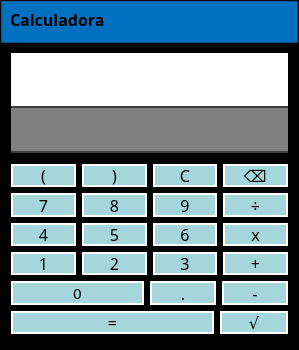
<?xml version="1.0" encoding="UTF-8"?>
<ui version="4.0">
 <class>Calculadora</class>
 <widget class="QMainWindow" name="Calculadora">
  <property name="geometry">
   <rect>
    <x>0</x>
    <y>0</y>
    <width>289</width>
    <height>350</height>
   </rect>
  </property>
  <property name="maximumSize">
   <size>
    <width>289</width>
    <height>350</height>
   </size>
  </property>
  <property name="windowTitle">
   <string>MainWindow</string>
  </property>
  <widget class="QWidget" name="centralwidget">
   <layout class="QVBoxLayout" name="verticalLayout">
    <property name="spacing">
     <number>0</number>
    </property>
    <property name="leftMargin">
     <number>0</number>
    </property>
    <property name="topMargin">
     <number>0</number>
    </property>
    <property name="rightMargin">
     <number>0</number>
    </property>
    <property name="bottomMargin">
     <number>0</number>
    </property>
    <item>
     <widget class="QFrame" name="frame">
      <property name="styleSheet">
       <string notr="true">background-color: rgb(0, 0, 0);</string>
      </property>
      <property name="frameShape">
       <enum>QFrame::StyledPanel</enum>
      </property>
      <property name="frameShadow">
       <enum>QFrame::Raised</enum>
      </property>
      <layout class="QVBoxLayout" name="verticalLayout_2" stretch="1,10">
       <property name="spacing">
        <number>0</number>
       </property>
       <property name="leftMargin">
        <number>0</number>
       </property>
       <property name="topMargin">
        <number>0</number>
       </property>
       <property name="rightMargin">
        <number>0</number>
       </property>
       <property name="bottomMargin">
        <number>0</number>
       </property>
       <item>
        <widget class="QFrame" name="FrameSuperior">
         <property name="minimumSize">
          <size>
           <width>0</width>
           <height>42</height>
          </size>
         </property>
         <property name="styleSheet">
          <string notr="true">QFrame{
background-color:#0070C0;
}

QPushButton{
background-color:#000000ff;
border-radius:20px;
}

QPushButton:hover{
background-color:orange;
border-radius:20px;
}</string>
         </property>
         <property name="frameShape">
          <enum>QFrame::StyledPanel</enum>
         </property>
         <property name="frameShadow">
          <enum>QFrame::Raised</enum>
         </property>
         <layout class="QHBoxLayout" name="horizontalLayout">
          <property name="spacing">
           <number>6</number>
          </property>
          <property name="leftMargin">
           <number>8</number>
          </property>
          <property name="topMargin">
           <number>3</number>
          </property>
          <property name="rightMargin">
           <number>8</number>
          </property>
          <property name="bottomMargin">
           <number>8</number>
          </property>
          <item>
           <widget class="QLabel" name="DESINGLASS">
            <property name="font">
             <font>
              <family>Goudy Old Style</family>
              <pointsize>12</pointsize>
              <weight>75</weight>
              <bold>true</bold>
             </font>
            </property>
            <property name="text">
             <string>Calculadora</string>
            </property>
           </widget>
          </item>
          <item>
           <spacer name="ESP1">
            <property name="orientation">
             <enum>Qt::Horizontal</enum>
            </property>
            <property name="sizeHint" stdset="0">
             <size>
              <width>646</width>
              <height>17</height>
             </size>
            </property>
           </spacer>
          </item>
          <item>
           <widget class="QPushButton" name="BTMin">
            <property name="minimumSize">
             <size>
              <width>40</width>
              <height>40</height>
             </size>
            </property>
            <property name="text">
             <string/>
            </property>
            <property name="icon">
             <iconset>
              <normaloff>Minimizar.svg</normaloff>Minimizar.svg</iconset>
            </property>
            <property name="iconSize">
             <size>
              <width>28</width>
              <height>28</height>
             </size>
            </property>
           </widget>
          </item>
          <item>
           <widget class="QPushButton" name="BTMax2">
            <property name="minimumSize">
             <size>
              <width>40</width>
              <height>40</height>
             </size>
            </property>
            <property name="text">
             <string/>
            </property>
            <property name="icon">
             <iconset>
              <normaloff>Maximizar.svg</normaloff>Maximizar.svg</iconset>
            </property>
            <property name="iconSize">
             <size>
              <width>18</width>
              <height>18</height>
             </size>
            </property>
           </widget>
          </item>
          <item>
           <widget class="QPushButton" name="BTMax">
            <property name="minimumSize">
             <size>
              <width>40</width>
              <height>40</height>
             </size>
            </property>
            <property name="text">
             <string/>
            </property>
            <property name="icon">
             <iconset>
              <normaloff>Maximizar.svg</normaloff>Maximizar.svg</iconset>
            </property>
            <property name="iconSize">
             <size>
              <width>18</width>
              <height>18</height>
             </size>
            </property>
           </widget>
          </item>
          <item>
           <widget class="QPushButton" name="BTCerar">
            <property name="minimumSize">
             <size>
              <width>40</width>
              <height>40</height>
             </size>
            </property>
            <property name="text">
             <string/>
            </property>
            <property name="icon">
             <iconset>
              <normaloff>Cerrar.svg</normaloff>Cerrar.svg</iconset>
            </property>
            <property name="iconSize">
             <size>
              <width>28</width>
              <height>28</height>
             </size>
            </property>
           </widget>
          </item>
         </layout>
        </widget>
       </item>
       <item>
        <widget class="QFrame" name="FrameContenido">
         <property name="styleSheet">
          <string notr="true">QFrame{
background-color:#000000ff;
}

QLabel{
background-color:#000000ff;
color:White;
border:0px solid #14C8DC;
}

QLineEdit{
background-color:White;
border:0px;
color:Black;
border-bottom:2px solid rgb(61,61,61);
font: 75 12pt &quot;Times New Roman&quot;;
}

QPushButton{
background-color:#A4D6DC;
border-radius:20px;
color:Black;
}

QPushButton:hover{
background-color:#DCD8A4;
border-radius:20px;
color:Black;
}

QComboBox{
background-color:White;
border:0px;
color:Black;
border-bottom:2px solid rgb(61,61,61);
font: 75 12pt &quot;Times New Roman&quot;;
}

QTableWidget{
	background-color:rgb(255,255,255);
	color:rgb(0,0,0);
	gridline-color:rgb(61,61,61);
	font-size:12pt;
	color:#000000;
}

QHeaderView::section{
background-color:#A4D6DC;
border:1px solid rgb(0,0,0);
font-size:12pt;
}

QTableWidgetQTableCornerButton::section{
background-color:rgb(0,0,0);
border:1px solid rgb(0,206,151);
}

QTabWidget{
background-color: rgb(129, 129, 129);
}



</string>
         </property>
         <property name="frameShape">
          <enum>QFrame::StyledPanel</enum>
         </property>
         <property name="frameShadow">
          <enum>QFrame::Raised</enum>
         </property>
         <layout class="QHBoxLayout" name="horizontalLayout_8">
          <item>
           <layout class="QVBoxLayout" name="verticalLayout_5" stretch="1,5">
            <item>
             <layout class="QVBoxLayout" name="verticalLayout_3" stretch="0,0">
              <property name="spacing">
               <number>0</number>
              </property>
              <item>
               <widget class="QLineEdit" name="Resultado">
                <property name="minimumSize">
                 <size>
                  <width>0</width>
                  <height>55</height>
                 </size>
                </property>
                <property name="styleSheet">
                 <string notr="true">QLineEdit{
background-color:White;
border:0px;
color:Black;
border-bottom:2px solid rgb(61,61,61);
font: 75 16pt &quot;Times New Roman&quot;;
text-align: right;
}</string>
                </property>
                <property name="text">
                 <string/>
                </property>
                <property name="alignment">
                 <set>Qt::AlignRight|Qt::AlignTrailing|Qt::AlignVCenter</set>
                </property>
               </widget>
              </item>
              <item>
               <widget class="QLineEdit" name="Edicion">
                <property name="minimumSize">
                 <size>
                  <width>0</width>
                  <height>45</height>
                 </size>
                </property>
                <property name="styleSheet">
                 <string notr="true">QLineEdit{
background-color:Gray;
border:0px;
color:White;
border-bottom:2px solid rgb(61,61,61);
font: 75 14pt &quot;Times New Roman&quot;;
text-align: right;
}</string>
                </property>
                <property name="text">
                 <string/>
                </property>
                <property name="alignment">
                 <set>Qt::AlignRight|Qt::AlignTrailing|Qt::AlignVCenter</set>
                </property>
               </widget>
              </item>
             </layout>
            </item>
            <item>
             <layout class="QVBoxLayout" name="verticalLayout_4" stretch="1,5,5,5,5,5,5,1">
              <item>
               <spacer name="verticalSpacer">
                <property name="orientation">
                 <enum>Qt::Vertical</enum>
                </property>
                <property name="sizeHint" stdset="0">
                 <size>
                  <width>13</width>
                  <height>13</height>
                 </size>
                </property>
               </spacer>
              </item>
              <item>
               <layout class="QHBoxLayout" name="horizontalLayout_7">
                <item>
                 <widget class="QPushButton" name="BTPar1">
                  <property name="sizePolicy">
                   <sizepolicy hsizetype="MinimumExpanding" vsizetype="Expanding">
                    <horstretch>0</horstretch>
                    <verstretch>0</verstretch>
                   </sizepolicy>
                  </property>
                  <property name="minimumSize">
                   <size>
                    <width>50</width>
                    <height>20</height>
                   </size>
                  </property>
                  <property name="maximumSize">
                   <size>
                    <width>16777215</width>
                    <height>100</height>
                   </size>
                  </property>
                  <property name="font">
                   <font>
                    <family>Goudy Old Style</family>
                    <pointsize>12</pointsize>
                   </font>
                  </property>
                  <property name="styleSheet">
                   <string notr="true">QPushButton{
border:2px solid rgb(255,255,255);
}

QPushButton:hover{
border:2px solid rgb(255,255,255);
}</string>
                  </property>
                  <property name="text">
                   <string>(</string>
                  </property>
                  <property name="autoRepeatDelay">
                   <number>500</number>
                  </property>
                  <property name="autoRepeatInterval">
                   <number>500</number>
                  </property>
                  <property name="autoDefault">
                   <bool>false</bool>
                  </property>
                 </widget>
                </item>
                <item>
                 <widget class="QPushButton" name="BTPar2">
                  <property name="sizePolicy">
                   <sizepolicy hsizetype="MinimumExpanding" vsizetype="Expanding">
                    <horstretch>0</horstretch>
                    <verstretch>0</verstretch>
                   </sizepolicy>
                  </property>
                  <property name="minimumSize">
                   <size>
                    <width>50</width>
                    <height>20</height>
                   </size>
                  </property>
                  <property name="maximumSize">
                   <size>
                    <width>16777215</width>
                    <height>100</height>
                   </size>
                  </property>
                  <property name="font">
                   <font>
                    <family>Goudy Old Style</family>
                    <pointsize>12</pointsize>
                   </font>
                  </property>
                  <property name="styleSheet">
                   <string notr="true">QPushButton{
border:2px solid rgb(255,255,255);
}

QPushButton:hover{
border:2px solid rgb(255,255,255);
}</string>
                  </property>
                  <property name="text">
                   <string>)</string>
                  </property>
                  <property name="autoRepeatDelay">
                   <number>500</number>
                  </property>
                  <property name="autoRepeatInterval">
                   <number>500</number>
                  </property>
                 </widget>
                </item>
                <item>
                 <widget class="QPushButton" name="BTC">
                  <property name="sizePolicy">
                   <sizepolicy hsizetype="MinimumExpanding" vsizetype="Expanding">
                    <horstretch>0</horstretch>
                    <verstretch>0</verstretch>
                   </sizepolicy>
                  </property>
                  <property name="minimumSize">
                   <size>
                    <width>50</width>
                    <height>20</height>
                   </size>
                  </property>
                  <property name="maximumSize">
                   <size>
                    <width>16777215</width>
                    <height>100</height>
                   </size>
                  </property>
                  <property name="font">
                   <font>
                    <family>Goudy Old Style</family>
                    <pointsize>12</pointsize>
                   </font>
                  </property>
                  <property name="styleSheet">
                   <string notr="true">QPushButton{
border:2px solid rgb(255,255,255);
}

QPushButton:hover{
border:2px solid rgb(255,255,255);
}</string>
                  </property>
                  <property name="text">
                   <string>C</string>
                  </property>
                  <property name="autoRepeatDelay">
                   <number>500</number>
                  </property>
                  <property name="autoRepeatInterval">
                   <number>500</number>
                  </property>
                 </widget>
                </item>
                <item>
                 <widget class="QPushButton" name="BTDelete">
                  <property name="sizePolicy">
                   <sizepolicy hsizetype="MinimumExpanding" vsizetype="Expanding">
                    <horstretch>0</horstretch>
                    <verstretch>0</verstretch>
                   </sizepolicy>
                  </property>
                  <property name="minimumSize">
                   <size>
                    <width>50</width>
                    <height>20</height>
                   </size>
                  </property>
                  <property name="maximumSize">
                   <size>
                    <width>16777215</width>
                    <height>100</height>
                   </size>
                  </property>
                  <property name="font">
                   <font>
                    <family>Goudy Old Style</family>
                    <pointsize>12</pointsize>
                   </font>
                  </property>
                  <property name="styleSheet">
                   <string notr="true">QPushButton{
border:2px solid rgb(255,255,255);
}

QPushButton:hover{
border:2px solid rgb(255,255,255);
}</string>
                  </property>
                  <property name="text">
                   <string>⌫</string>
                  </property>
                  <property name="autoRepeatDelay">
                   <number>500</number>
                  </property>
                  <property name="autoRepeatInterval">
                   <number>500</number>
                  </property>
                 </widget>
                </item>
               </layout>
              </item>
              <item>
               <layout class="QHBoxLayout" name="horizontalLayout_6">
                <item>
                 <widget class="QPushButton" name="BT7">
                  <property name="sizePolicy">
                   <sizepolicy hsizetype="MinimumExpanding" vsizetype="Expanding">
                    <horstretch>0</horstretch>
                    <verstretch>0</verstretch>
                   </sizepolicy>
                  </property>
                  <property name="minimumSize">
                   <size>
                    <width>50</width>
                    <height>20</height>
                   </size>
                  </property>
                  <property name="maximumSize">
                   <size>
                    <width>16777215</width>
                    <height>100</height>
                   </size>
                  </property>
                  <property name="font">
                   <font>
                    <family>Goudy Old Style</family>
                    <pointsize>12</pointsize>
                   </font>
                  </property>
                  <property name="styleSheet">
                   <string notr="true">QPushButton{
border:2px solid rgb(255,255,255);
}

QPushButton:hover{
border:2px solid rgb(255,255,255);
}</string>
                  </property>
                  <property name="text">
                   <string>7</string>
                  </property>
                 </widget>
                </item>
                <item>
                 <widget class="QPushButton" name="BT8">
                  <property name="sizePolicy">
                   <sizepolicy hsizetype="MinimumExpanding" vsizetype="Expanding">
                    <horstretch>0</horstretch>
                    <verstretch>0</verstretch>
                   </sizepolicy>
                  </property>
                  <property name="minimumSize">
                   <size>
                    <width>50</width>
                    <height>20</height>
                   </size>
                  </property>
                  <property name="maximumSize">
                   <size>
                    <width>16777215</width>
                    <height>100</height>
                   </size>
                  </property>
                  <property name="font">
                   <font>
                    <family>Goudy Old Style</family>
                    <pointsize>12</pointsize>
                   </font>
                  </property>
                  <property name="styleSheet">
                   <string notr="true">QPushButton{
border:2px solid rgb(255,255,255);
}

QPushButton:hover{
border:2px solid rgb(255,255,255);
}</string>
                  </property>
                  <property name="text">
                   <string>8</string>
                  </property>
                 </widget>
                </item>
                <item>
                 <widget class="QPushButton" name="BT9">
                  <property name="sizePolicy">
                   <sizepolicy hsizetype="MinimumExpanding" vsizetype="Expanding">
                    <horstretch>0</horstretch>
                    <verstretch>0</verstretch>
                   </sizepolicy>
                  </property>
                  <property name="minimumSize">
                   <size>
                    <width>50</width>
                    <height>20</height>
                   </size>
                  </property>
                  <property name="maximumSize">
                   <size>
                    <width>16777215</width>
                    <height>100</height>
                   </size>
                  </property>
                  <property name="font">
                   <font>
                    <family>Goudy Old Style</family>
                    <pointsize>12</pointsize>
                   </font>
                  </property>
                  <property name="styleSheet">
                   <string notr="true">QPushButton{
border:2px solid rgb(255,255,255);
}

QPushButton:hover{
border:2px solid rgb(255,255,255);
}</string>
                  </property>
                  <property name="text">
                   <string>9</string>
                  </property>
                 </widget>
                </item>
                <item>
                 <widget class="QPushButton" name="BTDiv">
                  <property name="sizePolicy">
                   <sizepolicy hsizetype="MinimumExpanding" vsizetype="Expanding">
                    <horstretch>0</horstretch>
                    <verstretch>0</verstretch>
                   </sizepolicy>
                  </property>
                  <property name="minimumSize">
                   <size>
                    <width>50</width>
                    <height>20</height>
                   </size>
                  </property>
                  <property name="maximumSize">
                   <size>
                    <width>16777215</width>
                    <height>100</height>
                   </size>
                  </property>
                  <property name="font">
                   <font>
                    <family>Goudy Old Style</family>
                    <pointsize>12</pointsize>
                   </font>
                  </property>
                  <property name="styleSheet">
                   <string notr="true">QPushButton{
border:2px solid rgb(255,255,255);
}

QPushButton:hover{
border:2px solid rgb(255,255,255);
}</string>
                  </property>
                  <property name="text">
                   <string>÷</string>
                  </property>
                 </widget>
                </item>
               </layout>
              </item>
              <item>
               <layout class="QHBoxLayout" name="horizontalLayout_5">
                <item>
                 <widget class="QPushButton" name="BT4">
                  <property name="sizePolicy">
                   <sizepolicy hsizetype="MinimumExpanding" vsizetype="Expanding">
                    <horstretch>0</horstretch>
                    <verstretch>0</verstretch>
                   </sizepolicy>
                  </property>
                  <property name="minimumSize">
                   <size>
                    <width>50</width>
                    <height>20</height>
                   </size>
                  </property>
                  <property name="maximumSize">
                   <size>
                    <width>16777215</width>
                    <height>100</height>
                   </size>
                  </property>
                  <property name="font">
                   <font>
                    <family>Goudy Old Style</family>
                    <pointsize>12</pointsize>
                   </font>
                  </property>
                  <property name="styleSheet">
                   <string notr="true">QPushButton{
border:2px solid rgb(255,255,255);
}

QPushButton:hover{
border:2px solid rgb(255,255,255);
}</string>
                  </property>
                  <property name="text">
                   <string>4</string>
                  </property>
                 </widget>
                </item>
                <item>
                 <widget class="QPushButton" name="BT5">
                  <property name="sizePolicy">
                   <sizepolicy hsizetype="MinimumExpanding" vsizetype="Expanding">
                    <horstretch>0</horstretch>
                    <verstretch>0</verstretch>
                   </sizepolicy>
                  </property>
                  <property name="minimumSize">
                   <size>
                    <width>50</width>
                    <height>20</height>
                   </size>
                  </property>
                  <property name="maximumSize">
                   <size>
                    <width>16777215</width>
                    <height>100</height>
                   </size>
                  </property>
                  <property name="font">
                   <font>
                    <family>Goudy Old Style</family>
                    <pointsize>12</pointsize>
                   </font>
                  </property>
                  <property name="styleSheet">
                   <string notr="true">QPushButton{
border:2px solid rgb(255,255,255);
}

QPushButton:hover{
border:2px solid rgb(255,255,255);
}</string>
                  </property>
                  <property name="text">
                   <string>5</string>
                  </property>
                 </widget>
                </item>
                <item>
                 <widget class="QPushButton" name="BT6">
                  <property name="sizePolicy">
                   <sizepolicy hsizetype="MinimumExpanding" vsizetype="Expanding">
                    <horstretch>0</horstretch>
                    <verstretch>0</verstretch>
                   </sizepolicy>
                  </property>
                  <property name="minimumSize">
                   <size>
                    <width>50</width>
                    <height>20</height>
                   </size>
                  </property>
                  <property name="maximumSize">
                   <size>
                    <width>16777215</width>
                    <height>100</height>
                   </size>
                  </property>
                  <property name="font">
                   <font>
                    <family>Goudy Old Style</family>
                    <pointsize>12</pointsize>
                   </font>
                  </property>
                  <property name="styleSheet">
                   <string notr="true">QPushButton{
border:2px solid rgb(255,255,255);
}

QPushButton:hover{
border:2px solid rgb(255,255,255);
}</string>
                  </property>
                  <property name="text">
                   <string>6</string>
                  </property>
                 </widget>
                </item>
                <item>
                 <widget class="QPushButton" name="BTMult">
                  <property name="sizePolicy">
                   <sizepolicy hsizetype="MinimumExpanding" vsizetype="Expanding">
                    <horstretch>0</horstretch>
                    <verstretch>0</verstretch>
                   </sizepolicy>
                  </property>
                  <property name="minimumSize">
                   <size>
                    <width>50</width>
                    <height>20</height>
                   </size>
                  </property>
                  <property name="maximumSize">
                   <size>
                    <width>16777215</width>
                    <height>100</height>
                   </size>
                  </property>
                  <property name="font">
                   <font>
                    <family>Goudy Old Style</family>
                    <pointsize>12</pointsize>
                   </font>
                  </property>
                  <property name="styleSheet">
                   <string notr="true">QPushButton{
border:2px solid rgb(255,255,255);
}

QPushButton:hover{
border:2px solid rgb(255,255,255);
}</string>
                  </property>
                  <property name="text">
                   <string>x</string>
                  </property>
                 </widget>
                </item>
               </layout>
              </item>
              <item>
               <layout class="QHBoxLayout" name="horizontalLayout_4">
                <item>
                 <widget class="QPushButton" name="BT1">
                  <property name="sizePolicy">
                   <sizepolicy hsizetype="MinimumExpanding" vsizetype="Expanding">
                    <horstretch>0</horstretch>
                    <verstretch>0</verstretch>
                   </sizepolicy>
                  </property>
                  <property name="minimumSize">
                   <size>
                    <width>50</width>
                    <height>20</height>
                   </size>
                  </property>
                  <property name="maximumSize">
                   <size>
                    <width>16777215</width>
                    <height>100</height>
                   </size>
                  </property>
                  <property name="font">
                   <font>
                    <family>Goudy Old Style</family>
                    <pointsize>12</pointsize>
                   </font>
                  </property>
                  <property name="styleSheet">
                   <string notr="true">QPushButton{
border:2px solid rgb(255,255,255);
}

QPushButton:hover{
border:2px solid rgb(255,255,255);
}</string>
                  </property>
                  <property name="text">
                   <string>1</string>
                  </property>
                 </widget>
                </item>
                <item>
                 <widget class="QPushButton" name="BT2">
                  <property name="sizePolicy">
                   <sizepolicy hsizetype="MinimumExpanding" vsizetype="Expanding">
                    <horstretch>0</horstretch>
                    <verstretch>0</verstretch>
                   </sizepolicy>
                  </property>
                  <property name="minimumSize">
                   <size>
                    <width>50</width>
                    <height>20</height>
                   </size>
                  </property>
                  <property name="maximumSize">
                   <size>
                    <width>16777215</width>
                    <height>100</height>
                   </size>
                  </property>
                  <property name="font">
                   <font>
                    <family>Goudy Old Style</family>
                    <pointsize>12</pointsize>
                   </font>
                  </property>
                  <property name="styleSheet">
                   <string notr="true">QPushButton{
border:2px solid rgb(255,255,255);
}

QPushButton:hover{
border:2px solid rgb(255,255,255);
}</string>
                  </property>
                  <property name="text">
                   <string>2</string>
                  </property>
                 </widget>
                </item>
                <item>
                 <widget class="QPushButton" name="BT3">
                  <property name="sizePolicy">
                   <sizepolicy hsizetype="MinimumExpanding" vsizetype="Expanding">
                    <horstretch>0</horstretch>
                    <verstretch>0</verstretch>
                   </sizepolicy>
                  </property>
                  <property name="minimumSize">
                   <size>
                    <width>50</width>
                    <height>20</height>
                   </size>
                  </property>
                  <property name="maximumSize">
                   <size>
                    <width>16777215</width>
                    <height>100</height>
                   </size>
                  </property>
                  <property name="font">
                   <font>
                    <family>Goudy Old Style</family>
                    <pointsize>12</pointsize>
                   </font>
                  </property>
                  <property name="styleSheet">
                   <string notr="true">QPushButton{
border:2px solid rgb(255,255,255);
}

QPushButton:hover{
border:2px solid rgb(255,255,255);
}</string>
                  </property>
                  <property name="text">
                   <string>3</string>
                  </property>
                 </widget>
                </item>
                <item>
                 <widget class="QPushButton" name="BTSum">
                  <property name="sizePolicy">
                   <sizepolicy hsizetype="MinimumExpanding" vsizetype="Expanding">
                    <horstretch>0</horstretch>
                    <verstretch>0</verstretch>
                   </sizepolicy>
                  </property>
                  <property name="minimumSize">
                   <size>
                    <width>50</width>
                    <height>20</height>
                   </size>
                  </property>
                  <property name="maximumSize">
                   <size>
                    <width>16777215</width>
                    <height>100</height>
                   </size>
                  </property>
                  <property name="font">
                   <font>
                    <family>Goudy Old Style</family>
                    <pointsize>12</pointsize>
                   </font>
                  </property>
                  <property name="styleSheet">
                   <string notr="true">QPushButton{
border:2px solid rgb(255,255,255);
}

QPushButton:hover{
border:2px solid rgb(255,255,255);
}</string>
                  </property>
                  <property name="text">
                   <string>+</string>
                  </property>
                 </widget>
                </item>
               </layout>
              </item>
              <item>
               <layout class="QHBoxLayout" name="horizontalLayout_3" stretch="2,1,1">
                <item>
                 <widget class="QPushButton" name="BT0">
                  <property name="sizePolicy">
                   <sizepolicy hsizetype="MinimumExpanding" vsizetype="Expanding">
                    <horstretch>0</horstretch>
                    <verstretch>0</verstretch>
                   </sizepolicy>
                  </property>
                  <property name="minimumSize">
                   <size>
                    <width>50</width>
                    <height>20</height>
                   </size>
                  </property>
                  <property name="maximumSize">
                   <size>
                    <width>16777215</width>
                    <height>100</height>
                   </size>
                  </property>
                  <property name="font">
                   <font>
                    <family>Goudy Old Style</family>
                    <pointsize>11</pointsize>
                   </font>
                  </property>
                  <property name="styleSheet">
                   <string notr="true">QPushButton{
border:2px solid rgb(255,255,255);
}

QPushButton:hover{
border:2px solid rgb(255,255,255);
}</string>
                  </property>
                  <property name="text">
                   <string>0</string>
                  </property>
                 </widget>
                </item>
                <item>
                 <widget class="QPushButton" name="BTPunto">
                  <property name="sizePolicy">
                   <sizepolicy hsizetype="MinimumExpanding" vsizetype="Expanding">
                    <horstretch>0</horstretch>
                    <verstretch>0</verstretch>
                   </sizepolicy>
                  </property>
                  <property name="minimumSize">
                   <size>
                    <width>50</width>
                    <height>20</height>
                   </size>
                  </property>
                  <property name="maximumSize">
                   <size>
                    <width>16777215</width>
                    <height>100</height>
                   </size>
                  </property>
                  <property name="font">
                   <font>
                    <family>Goudy Old Style</family>
                    <pointsize>12</pointsize>
                   </font>
                  </property>
                  <property name="styleSheet">
                   <string notr="true">QPushButton{
border:2px solid rgb(255,255,255);
}

QPushButton:hover{
border:2px solid rgb(255,255,255);
}</string>
                  </property>
                  <property name="text">
                   <string>.</string>
                  </property>
                 </widget>
                </item>
                <item>
                 <widget class="QPushButton" name="BTRest">
                  <property name="sizePolicy">
                   <sizepolicy hsizetype="MinimumExpanding" vsizetype="Expanding">
                    <horstretch>0</horstretch>
                    <verstretch>0</verstretch>
                   </sizepolicy>
                  </property>
                  <property name="minimumSize">
                   <size>
                    <width>50</width>
                    <height>20</height>
                   </size>
                  </property>
                  <property name="maximumSize">
                   <size>
                    <width>16777215</width>
                    <height>100</height>
                   </size>
                  </property>
                  <property name="font">
                   <font>
                    <family>Bodoni MT</family>
                    <pointsize>12</pointsize>
                   </font>
                  </property>
                  <property name="styleSheet">
                   <string notr="true">QPushButton{
border:2px solid rgb(255,255,255);
}

QPushButton:hover{
border:2px solid rgb(255,255,255);
}</string>
                  </property>
                  <property name="text">
                   <string>-</string>
                  </property>
                 </widget>
                </item>
               </layout>
              </item>
              <item>
               <layout class="QHBoxLayout" name="horizontalLayout_2" stretch="3,1">
                <item>
                 <widget class="QPushButton" name="BTIgual">
                  <property name="sizePolicy">
                   <sizepolicy hsizetype="MinimumExpanding" vsizetype="Expanding">
                    <horstretch>0</horstretch>
                    <verstretch>0</verstretch>
                   </sizepolicy>
                  </property>
                  <property name="minimumSize">
                   <size>
                    <width>50</width>
                    <height>20</height>
                   </size>
                  </property>
                  <property name="maximumSize">
                   <size>
                    <width>16777215</width>
                    <height>100</height>
                   </size>
                  </property>
                  <property name="font">
                   <font>
                    <family>Goudy Old Style</family>
                    <pointsize>12</pointsize>
                   </font>
                  </property>
                  <property name="styleSheet">
                   <string notr="true">QPushButton{
border:2px solid rgb(255,255,255);
}

QPushButton:hover{
border:2px solid rgb(255,255,255);
}</string>
                  </property>
                  <property name="text">
                   <string>=</string>
                  </property>
                 </widget>
                </item>
                <item>
                 <widget class="QPushButton" name="BTRaiz">
                  <property name="sizePolicy">
                   <sizepolicy hsizetype="MinimumExpanding" vsizetype="Expanding">
                    <horstretch>0</horstretch>
                    <verstretch>0</verstretch>
                   </sizepolicy>
                  </property>
                  <property name="minimumSize">
                   <size>
                    <width>50</width>
                    <height>20</height>
                   </size>
                  </property>
                  <property name="maximumSize">
                   <size>
                    <width>16777215</width>
                    <height>100</height>
                   </size>
                  </property>
                  <property name="font">
                   <font>
                    <family>Goudy Old Style</family>
                    <pointsize>12</pointsize>
                   </font>
                  </property>
                  <property name="styleSheet">
                   <string notr="true">QPushButton{
border:2px solid rgb(255,255,255);
}

QPushButton:hover{
border:2px solid rgb(255,255,255);
}</string>
                  </property>
                  <property name="text">
                   <string>√</string>
                  </property>
                 </widget>
                </item>
               </layout>
              </item>
              <item>
               <spacer name="verticalSpacer_2">
                <property name="orientation">
                 <enum>Qt::Vertical</enum>
                </property>
                <property name="sizeHint" stdset="0">
                 <size>
                  <width>13</width>
                  <height>13</height>
                 </size>
                </property>
               </spacer>
              </item>
             </layout>
            </item>
           </layout>
          </item>
         </layout>
        </widget>
       </item>
      </layout>
     </widget>
    </item>
   </layout>
  </widget>
 </widget>
 <resources/>
 <connections/>
</ui>
